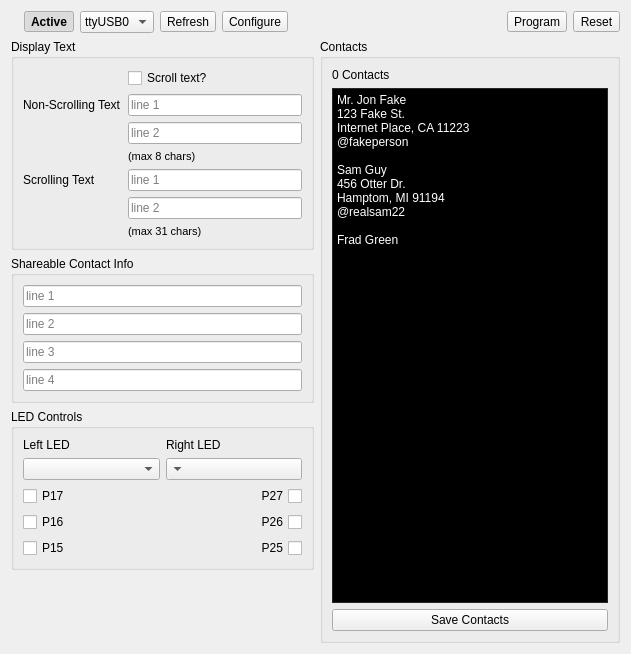
<?xml version="1.0" encoding="UTF-8"?>
<ui version="4.0">
 <class>BadgeHacker</class>
 <widget class="QWidget" name="BadgeHacker">
  <property name="geometry">
   <rect>
    <x>0</x>
    <y>0</y>
    <width>631</width>
    <height>654</height>
   </rect>
  </property>
  <property name="windowTitle">
   <string>BadgeHacker</string>
  </property>
  <layout class="QVBoxLayout" name="verticalLayout_4">
   <item>
    <layout class="QHBoxLayout" name="horizontalLayout">
     <item>
      <widget class="QLabel" name="activeLight">
       <property name="pixmap">
        <pixmap resource="../icons/badgehacker/badgehacker.qrc">:/icons/propterm/led-green.png</pixmap>
       </property>
      </widget>
     </item>
     <item>
      <widget class="QToolButton" name="activeButton">
       <property name="font">
        <font>
         <weight>75</weight>
         <bold>true</bold>
        </font>
       </property>
       <property name="text">
        <string>Active</string>
       </property>
       <property name="checkable">
        <bool>true</bool>
       </property>
       <property name="checked">
        <bool>true</bool>
       </property>
      </widget>
     </item>
     <item>
      <widget class="QComboBox" name="port">
       <item>
        <property name="text">
         <string>ttyUSB0</string>
        </property>
       </item>
      </widget>
     </item>
     <item>
      <widget class="QToolButton" name="refresh">
       <property name="text">
        <string>Refresh</string>
       </property>
      </widget>
     </item>
     <item>
      <widget class="QToolButton" name="configure">
       <property name="text">
        <string>Configure</string>
       </property>
      </widget>
     </item>
     <item>
      <spacer name="horizontalSpacer">
       <property name="orientation">
        <enum>Qt::Horizontal</enum>
       </property>
       <property name="sizeHint" stdset="0">
        <size>
         <width>40</width>
         <height>20</height>
        </size>
       </property>
      </spacer>
     </item>
     <item>
      <widget class="QToolButton" name="program">
       <property name="enabled">
        <bool>true</bool>
       </property>
       <property name="text">
        <string>Program</string>
       </property>
      </widget>
     </item>
     <item>
      <widget class="QToolButton" name="reset">
       <property name="text">
        <string>Reset</string>
       </property>
      </widget>
     </item>
    </layout>
   </item>
   <item>
    <layout class="QHBoxLayout" name="horizontalLayout_3">
     <item>
      <layout class="QVBoxLayout" name="verticalLayout_2">
       <item>
        <widget class="QGroupBox" name="groupBox">
         <property name="sizePolicy">
          <sizepolicy hsizetype="Expanding" vsizetype="Minimum">
           <horstretch>1</horstretch>
           <verstretch>0</verstretch>
          </sizepolicy>
         </property>
         <property name="title">
          <string>Display Text</string>
         </property>
         <layout class="QFormLayout" name="formLayout_2">
          <item row="0" column="1">
           <widget class="QCheckBox" name="scroll">
            <property name="text">
             <string>Scroll text?</string>
            </property>
           </widget>
          </item>
          <item row="1" column="0">
           <widget class="QLabel" name="label">
            <property name="text">
             <string>&lt;html&gt;&lt;head/&gt;&lt;body&gt;&lt;p&gt;Non-Scrolling Text&lt;/p&gt;&lt;/body&gt;&lt;/html&gt;</string>
            </property>
           </widget>
          </item>
          <item row="1" column="1">
           <widget class="QLineEdit" name="nsmsgLine1">
            <property name="sizePolicy">
             <sizepolicy hsizetype="Expanding" vsizetype="Fixed">
              <horstretch>0</horstretch>
              <verstretch>0</verstretch>
             </sizepolicy>
            </property>
            <property name="minimumSize">
             <size>
              <width>0</width>
              <height>0</height>
             </size>
            </property>
            <property name="text">
             <string/>
            </property>
            <property name="maxLength">
             <number>8</number>
            </property>
            <property name="placeholderText">
             <string>line 1</string>
            </property>
           </widget>
          </item>
          <item row="2" column="1">
           <widget class="QLineEdit" name="nsmsgLine2">
            <property name="sizePolicy">
             <sizepolicy hsizetype="Expanding" vsizetype="Fixed">
              <horstretch>0</horstretch>
              <verstretch>0</verstretch>
             </sizepolicy>
            </property>
            <property name="text">
             <string/>
            </property>
            <property name="maxLength">
             <number>8</number>
            </property>
            <property name="placeholderText">
             <string>line 2</string>
            </property>
           </widget>
          </item>
          <item row="3" column="1">
           <widget class="QLabel" name="label_3">
            <property name="font">
             <font>
              <pointsize>8</pointsize>
             </font>
            </property>
            <property name="text">
             <string>(max 8 chars)</string>
            </property>
           </widget>
          </item>
          <item row="4" column="0">
           <widget class="QLabel" name="label_2">
            <property name="text">
             <string>Scrolling Text</string>
            </property>
           </widget>
          </item>
          <item row="4" column="1">
           <widget class="QLineEdit" name="smsgLine1">
            <property name="sizePolicy">
             <sizepolicy hsizetype="Expanding" vsizetype="Fixed">
              <horstretch>0</horstretch>
              <verstretch>0</verstretch>
             </sizepolicy>
            </property>
            <property name="text">
             <string/>
            </property>
            <property name="maxLength">
             <number>31</number>
            </property>
            <property name="placeholderText">
             <string>line 1</string>
            </property>
           </widget>
          </item>
          <item row="5" column="1">
           <widget class="QLineEdit" name="smsgLine2">
            <property name="sizePolicy">
             <sizepolicy hsizetype="Expanding" vsizetype="Fixed">
              <horstretch>0</horstretch>
              <verstretch>0</verstretch>
             </sizepolicy>
            </property>
            <property name="text">
             <string/>
            </property>
            <property name="maxLength">
             <number>31</number>
            </property>
            <property name="placeholderText">
             <string>line 2</string>
            </property>
           </widget>
          </item>
          <item row="6" column="1">
           <widget class="QLabel" name="label_4">
            <property name="font">
             <font>
              <pointsize>8</pointsize>
             </font>
            </property>
            <property name="text">
             <string>(max 31 chars)</string>
            </property>
           </widget>
          </item>
         </layout>
        </widget>
       </item>
       <item>
        <widget class="QGroupBox" name="groupBox_3">
         <property name="sizePolicy">
          <sizepolicy hsizetype="Expanding" vsizetype="Minimum">
           <horstretch>1</horstretch>
           <verstretch>0</verstretch>
          </sizepolicy>
         </property>
         <property name="title">
          <string>Shareable Contact Info</string>
         </property>
         <layout class="QFormLayout" name="formLayout">
          <item row="0" column="0" colspan="2">
           <widget class="QLineEdit" name="infoLine1">
            <property name="sizePolicy">
             <sizepolicy hsizetype="Expanding" vsizetype="Fixed">
              <horstretch>0</horstretch>
              <verstretch>0</verstretch>
             </sizepolicy>
            </property>
            <property name="text">
             <string/>
            </property>
            <property name="maxLength">
             <number>31</number>
            </property>
            <property name="placeholderText">
             <string>line 1</string>
            </property>
           </widget>
          </item>
          <item row="1" column="0" colspan="2">
           <widget class="QLineEdit" name="infoLine2">
            <property name="sizePolicy">
             <sizepolicy hsizetype="Expanding" vsizetype="Fixed">
              <horstretch>0</horstretch>
              <verstretch>0</verstretch>
             </sizepolicy>
            </property>
            <property name="text">
             <string/>
            </property>
            <property name="maxLength">
             <number>31</number>
            </property>
            <property name="placeholderText">
             <string>line 2</string>
            </property>
           </widget>
          </item>
          <item row="2" column="0" colspan="2">
           <widget class="QLineEdit" name="infoLine3">
            <property name="sizePolicy">
             <sizepolicy hsizetype="Expanding" vsizetype="Fixed">
              <horstretch>0</horstretch>
              <verstretch>0</verstretch>
             </sizepolicy>
            </property>
            <property name="text">
             <string/>
            </property>
            <property name="maxLength">
             <number>31</number>
            </property>
            <property name="placeholderText">
             <string>line 3</string>
            </property>
           </widget>
          </item>
          <item row="3" column="0" colspan="2">
           <widget class="QLineEdit" name="infoLine4">
            <property name="sizePolicy">
             <sizepolicy hsizetype="Expanding" vsizetype="Fixed">
              <horstretch>0</horstretch>
              <verstretch>0</verstretch>
             </sizepolicy>
            </property>
            <property name="text">
             <string/>
            </property>
            <property name="maxLength">
             <number>31</number>
            </property>
            <property name="placeholderText">
             <string>line 4</string>
            </property>
           </widget>
          </item>
         </layout>
        </widget>
       </item>
       <item>
        <widget class="QGroupBox" name="groupBox_4">
         <property name="title">
          <string>LED Controls</string>
         </property>
         <layout class="QVBoxLayout" name="verticalLayout_3">
          <item>
           <layout class="QGridLayout" name="gridLayout">
            <item row="0" column="0">
             <widget class="QLabel" name="label_5">
              <property name="text">
               <string>Left LED</string>
              </property>
             </widget>
            </item>
            <item row="0" column="1">
             <widget class="QLabel" name="label_6">
              <property name="layoutDirection">
               <enum>Qt::RightToLeft</enum>
              </property>
              <property name="text">
               <string>Right LED</string>
              </property>
             </widget>
            </item>
            <item row="1" column="0">
             <widget class="QComboBox" name="leftRgb"/>
            </item>
            <item row="1" column="1">
             <widget class="QComboBox" name="rightRgb">
              <property name="layoutDirection">
               <enum>Qt::RightToLeft</enum>
              </property>
             </widget>
            </item>
            <item row="2" column="0">
             <widget class="QCheckBox" name="led1">
              <property name="text">
               <string>P17</string>
              </property>
             </widget>
            </item>
            <item row="2" column="1">
             <widget class="QCheckBox" name="led6">
              <property name="layoutDirection">
               <enum>Qt::RightToLeft</enum>
              </property>
              <property name="text">
               <string>P27</string>
              </property>
             </widget>
            </item>
            <item row="3" column="0">
             <widget class="QCheckBox" name="led2">
              <property name="text">
               <string>P16</string>
              </property>
             </widget>
            </item>
            <item row="3" column="1">
             <widget class="QCheckBox" name="led5">
              <property name="layoutDirection">
               <enum>Qt::RightToLeft</enum>
              </property>
              <property name="text">
               <string>P26</string>
              </property>
             </widget>
            </item>
            <item row="4" column="0">
             <widget class="QCheckBox" name="led3">
              <property name="text">
               <string>P15</string>
              </property>
             </widget>
            </item>
            <item row="4" column="1">
             <widget class="QCheckBox" name="led4">
              <property name="layoutDirection">
               <enum>Qt::RightToLeft</enum>
              </property>
              <property name="text">
               <string>P25</string>
              </property>
             </widget>
            </item>
           </layout>
          </item>
         </layout>
         <zorder></zorder>
        </widget>
       </item>
       <item>
        <spacer name="verticalSpacer">
         <property name="orientation">
          <enum>Qt::Vertical</enum>
         </property>
         <property name="sizeHint" stdset="0">
          <size>
           <width>20</width>
           <height>40</height>
          </size>
         </property>
        </spacer>
       </item>
      </layout>
     </item>
     <item>
      <widget class="QGroupBox" name="groupBox_2">
       <property name="sizePolicy">
        <sizepolicy hsizetype="Expanding" vsizetype="Expanding">
         <horstretch>0</horstretch>
         <verstretch>1</verstretch>
        </sizepolicy>
       </property>
       <property name="minimumSize">
        <size>
         <width>250</width>
         <height>0</height>
        </size>
       </property>
       <property name="maximumSize">
        <size>
         <width>300</width>
         <height>16777215</height>
        </size>
       </property>
       <property name="title">
        <string>Contacts</string>
       </property>
       <layout class="QVBoxLayout" name="verticalLayout">
        <item>
         <widget class="QLabel" name="contacts_count">
          <property name="font">
           <font>
            <pointsize>9</pointsize>
           </font>
          </property>
          <property name="text">
           <string>0 Contacts</string>
          </property>
         </widget>
        </item>
        <item>
         <widget class="QPlainTextEdit" name="contacts">
          <property name="palette">
           <palette>
            <active>
             <colorrole role="WindowText">
              <brush brushstyle="SolidPattern">
               <color alpha="255">
                <red>255</red>
                <green>255</green>
                <blue>255</blue>
               </color>
              </brush>
             </colorrole>
             <colorrole role="Button">
              <brush brushstyle="SolidPattern">
               <color alpha="255">
                <red>51</red>
                <green>51</green>
                <blue>51</blue>
               </color>
              </brush>
             </colorrole>
             <colorrole role="Light">
              <brush brushstyle="SolidPattern">
               <color alpha="255">
                <red>76</red>
                <green>76</green>
                <blue>76</blue>
               </color>
              </brush>
             </colorrole>
             <colorrole role="Midlight">
              <brush brushstyle="SolidPattern">
               <color alpha="255">
                <red>63</red>
                <green>63</green>
                <blue>63</blue>
               </color>
              </brush>
             </colorrole>
             <colorrole role="Dark">
              <brush brushstyle="SolidPattern">
               <color alpha="255">
                <red>25</red>
                <green>25</green>
                <blue>25</blue>
               </color>
              </brush>
             </colorrole>
             <colorrole role="Mid">
              <brush brushstyle="SolidPattern">
               <color alpha="255">
                <red>34</red>
                <green>34</green>
                <blue>34</blue>
               </color>
              </brush>
             </colorrole>
             <colorrole role="Text">
              <brush brushstyle="SolidPattern">
               <color alpha="255">
                <red>255</red>
                <green>255</green>
                <blue>255</blue>
               </color>
              </brush>
             </colorrole>
             <colorrole role="BrightText">
              <brush brushstyle="SolidPattern">
               <color alpha="255">
                <red>255</red>
                <green>255</green>
                <blue>255</blue>
               </color>
              </brush>
             </colorrole>
             <colorrole role="ButtonText">
              <brush brushstyle="SolidPattern">
               <color alpha="255">
                <red>255</red>
                <green>255</green>
                <blue>255</blue>
               </color>
              </brush>
             </colorrole>
             <colorrole role="Base">
              <brush brushstyle="SolidPattern">
               <color alpha="255">
                <red>0</red>
                <green>0</green>
                <blue>0</blue>
               </color>
              </brush>
             </colorrole>
             <colorrole role="Window">
              <brush brushstyle="SolidPattern">
               <color alpha="255">
                <red>51</red>
                <green>51</green>
                <blue>51</blue>
               </color>
              </brush>
             </colorrole>
             <colorrole role="Shadow">
              <brush brushstyle="SolidPattern">
               <color alpha="255">
                <red>0</red>
                <green>0</green>
                <blue>0</blue>
               </color>
              </brush>
             </colorrole>
             <colorrole role="AlternateBase">
              <brush brushstyle="SolidPattern">
               <color alpha="255">
                <red>25</red>
                <green>25</green>
                <blue>25</blue>
               </color>
              </brush>
             </colorrole>
             <colorrole role="ToolTipBase">
              <brush brushstyle="SolidPattern">
               <color alpha="255">
                <red>255</red>
                <green>255</green>
                <blue>220</blue>
               </color>
              </brush>
             </colorrole>
             <colorrole role="ToolTipText">
              <brush brushstyle="SolidPattern">
               <color alpha="255">
                <red>0</red>
                <green>0</green>
                <blue>0</blue>
               </color>
              </brush>
             </colorrole>
            </active>
            <inactive>
             <colorrole role="WindowText">
              <brush brushstyle="SolidPattern">
               <color alpha="255">
                <red>255</red>
                <green>255</green>
                <blue>255</blue>
               </color>
              </brush>
             </colorrole>
             <colorrole role="Button">
              <brush brushstyle="SolidPattern">
               <color alpha="255">
                <red>51</red>
                <green>51</green>
                <blue>51</blue>
               </color>
              </brush>
             </colorrole>
             <colorrole role="Light">
              <brush brushstyle="SolidPattern">
               <color alpha="255">
                <red>76</red>
                <green>76</green>
                <blue>76</blue>
               </color>
              </brush>
             </colorrole>
             <colorrole role="Midlight">
              <brush brushstyle="SolidPattern">
               <color alpha="255">
                <red>63</red>
                <green>63</green>
                <blue>63</blue>
               </color>
              </brush>
             </colorrole>
             <colorrole role="Dark">
              <brush brushstyle="SolidPattern">
               <color alpha="255">
                <red>25</red>
                <green>25</green>
                <blue>25</blue>
               </color>
              </brush>
             </colorrole>
             <colorrole role="Mid">
              <brush brushstyle="SolidPattern">
               <color alpha="255">
                <red>34</red>
                <green>34</green>
                <blue>34</blue>
               </color>
              </brush>
             </colorrole>
             <colorrole role="Text">
              <brush brushstyle="SolidPattern">
               <color alpha="255">
                <red>255</red>
                <green>255</green>
                <blue>255</blue>
               </color>
              </brush>
             </colorrole>
             <colorrole role="BrightText">
              <brush brushstyle="SolidPattern">
               <color alpha="255">
                <red>255</red>
                <green>255</green>
                <blue>255</blue>
               </color>
              </brush>
             </colorrole>
             <colorrole role="ButtonText">
              <brush brushstyle="SolidPattern">
               <color alpha="255">
                <red>255</red>
                <green>255</green>
                <blue>255</blue>
               </color>
              </brush>
             </colorrole>
             <colorrole role="Base">
              <brush brushstyle="SolidPattern">
               <color alpha="255">
                <red>0</red>
                <green>0</green>
                <blue>0</blue>
               </color>
              </brush>
             </colorrole>
             <colorrole role="Window">
              <brush brushstyle="SolidPattern">
               <color alpha="255">
                <red>51</red>
                <green>51</green>
                <blue>51</blue>
               </color>
              </brush>
             </colorrole>
             <colorrole role="Shadow">
              <brush brushstyle="SolidPattern">
               <color alpha="255">
                <red>0</red>
                <green>0</green>
                <blue>0</blue>
               </color>
              </brush>
             </colorrole>
             <colorrole role="AlternateBase">
              <brush brushstyle="SolidPattern">
               <color alpha="255">
                <red>25</red>
                <green>25</green>
                <blue>25</blue>
               </color>
              </brush>
             </colorrole>
             <colorrole role="ToolTipBase">
              <brush brushstyle="SolidPattern">
               <color alpha="255">
                <red>255</red>
                <green>255</green>
                <blue>220</blue>
               </color>
              </brush>
             </colorrole>
             <colorrole role="ToolTipText">
              <brush brushstyle="SolidPattern">
               <color alpha="255">
                <red>0</red>
                <green>0</green>
                <blue>0</blue>
               </color>
              </brush>
             </colorrole>
            </inactive>
            <disabled>
             <colorrole role="WindowText">
              <brush brushstyle="SolidPattern">
               <color alpha="255">
                <red>25</red>
                <green>25</green>
                <blue>25</blue>
               </color>
              </brush>
             </colorrole>
             <colorrole role="Button">
              <brush brushstyle="SolidPattern">
               <color alpha="255">
                <red>51</red>
                <green>51</green>
                <blue>51</blue>
               </color>
              </brush>
             </colorrole>
             <colorrole role="Light">
              <brush brushstyle="SolidPattern">
               <color alpha="255">
                <red>76</red>
                <green>76</green>
                <blue>76</blue>
               </color>
              </brush>
             </colorrole>
             <colorrole role="Midlight">
              <brush brushstyle="SolidPattern">
               <color alpha="255">
                <red>63</red>
                <green>63</green>
                <blue>63</blue>
               </color>
              </brush>
             </colorrole>
             <colorrole role="Dark">
              <brush brushstyle="SolidPattern">
               <color alpha="255">
                <red>25</red>
                <green>25</green>
                <blue>25</blue>
               </color>
              </brush>
             </colorrole>
             <colorrole role="Mid">
              <brush brushstyle="SolidPattern">
               <color alpha="255">
                <red>34</red>
                <green>34</green>
                <blue>34</blue>
               </color>
              </brush>
             </colorrole>
             <colorrole role="Text">
              <brush brushstyle="SolidPattern">
               <color alpha="255">
                <red>25</red>
                <green>25</green>
                <blue>25</blue>
               </color>
              </brush>
             </colorrole>
             <colorrole role="BrightText">
              <brush brushstyle="SolidPattern">
               <color alpha="255">
                <red>255</red>
                <green>255</green>
                <blue>255</blue>
               </color>
              </brush>
             </colorrole>
             <colorrole role="ButtonText">
              <brush brushstyle="SolidPattern">
               <color alpha="255">
                <red>25</red>
                <green>25</green>
                <blue>25</blue>
               </color>
              </brush>
             </colorrole>
             <colorrole role="Base">
              <brush brushstyle="SolidPattern">
               <color alpha="255">
                <red>51</red>
                <green>51</green>
                <blue>51</blue>
               </color>
              </brush>
             </colorrole>
             <colorrole role="Window">
              <brush brushstyle="SolidPattern">
               <color alpha="255">
                <red>51</red>
                <green>51</green>
                <blue>51</blue>
               </color>
              </brush>
             </colorrole>
             <colorrole role="Shadow">
              <brush brushstyle="SolidPattern">
               <color alpha="255">
                <red>0</red>
                <green>0</green>
                <blue>0</blue>
               </color>
              </brush>
             </colorrole>
             <colorrole role="AlternateBase">
              <brush brushstyle="SolidPattern">
               <color alpha="255">
                <red>51</red>
                <green>51</green>
                <blue>51</blue>
               </color>
              </brush>
             </colorrole>
             <colorrole role="ToolTipBase">
              <brush brushstyle="SolidPattern">
               <color alpha="255">
                <red>255</red>
                <green>255</green>
                <blue>220</blue>
               </color>
              </brush>
             </colorrole>
             <colorrole role="ToolTipText">
              <brush brushstyle="SolidPattern">
               <color alpha="255">
                <red>0</red>
                <green>0</green>
                <blue>0</blue>
               </color>
              </brush>
             </colorrole>
            </disabled>
           </palette>
          </property>
          <property name="verticalScrollBarPolicy">
           <enum>Qt::ScrollBarAsNeeded</enum>
          </property>
          <property name="readOnly">
           <bool>true</bool>
          </property>
          <property name="plainText">
           <string>Mr. Jon Fake
123 Fake St.
Internet Place, CA 11223
@fakeperson

Sam Guy
456 Otter Dr.
Hamptom, MI 91194
@realsam22

Frad Green</string>
          </property>
         </widget>
        </item>
        <item>
         <widget class="QPushButton" name="saveContacts">
          <property name="text">
           <string>Save Contacts</string>
          </property>
         </widget>
        </item>
       </layout>
      </widget>
     </item>
    </layout>
   </item>
  </layout>
 </widget>
 <tabstops>
  <tabstop>scroll</tabstop>
  <tabstop>nsmsgLine1</tabstop>
  <tabstop>nsmsgLine2</tabstop>
  <tabstop>smsgLine1</tabstop>
  <tabstop>smsgLine2</tabstop>
  <tabstop>infoLine1</tabstop>
  <tabstop>infoLine2</tabstop>
  <tabstop>infoLine3</tabstop>
  <tabstop>infoLine4</tabstop>
  <tabstop>leftRgb</tabstop>
  <tabstop>rightRgb</tabstop>
  <tabstop>led1</tabstop>
  <tabstop>led2</tabstop>
  <tabstop>led3</tabstop>
  <tabstop>led6</tabstop>
  <tabstop>led5</tabstop>
  <tabstop>led4</tabstop>
  <tabstop>contacts</tabstop>
  <tabstop>saveContacts</tabstop>
 </tabstops>
 <resources>
  <include location="../icons/badgehacker/badgehacker.qrc"/>
  <include location="../icons/badgehacker/badgehacker.qrc"/>
 </resources>
 <connections/>
</ui>
